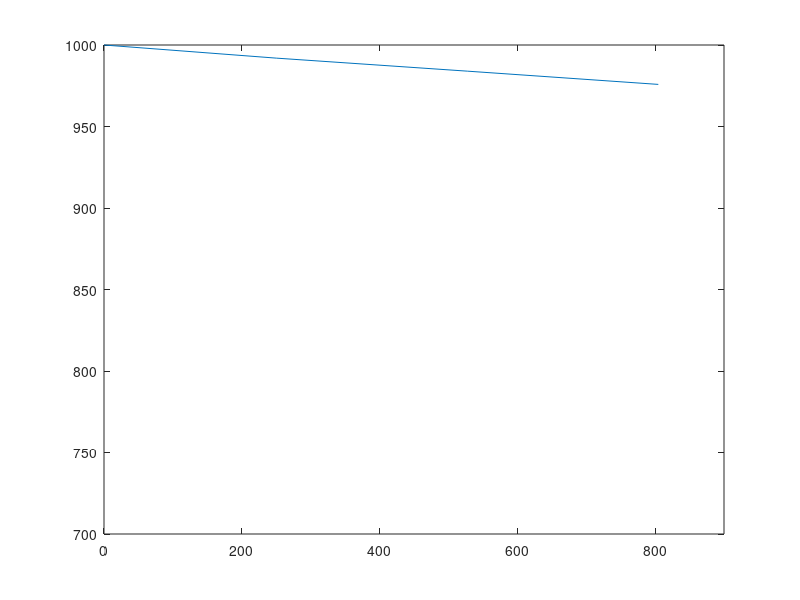

Reproduce this figure in MATLAB.
## Copyright (C) 2011 khalid khan
## 
format long
clear all

speed=[1000,991.95,983.96,975.83];
torque=[0,250.088,527.35,804.65];



plot(torque,speed)
axis([0,900,700,1000],"manual")

print -deps figureDCmotorSpeedVersusTorque.eps